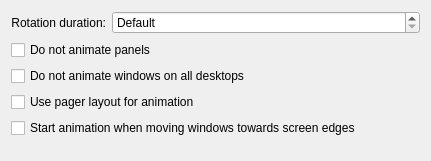
<?xml version="1.0" encoding="UTF-8"?>
<ui version="4.0">
 <class>KWin::CubeSlideEffectConfigForm</class>
 <widget class="QWidget" name="KWin::CubeSlideEffectConfigForm">
  <property name="geometry">
   <rect>
    <x>0</x>
    <y>0</y>
    <width>431</width>
    <height>161</height>
   </rect>
  </property>
  <layout class="QGridLayout" name="gridLayout">
   <item row="2" column="0" colspan="2">
    <widget class="QCheckBox" name="kcfg_DontSlideStickyWindows">
     <property name="text">
      <string>Do not animate windows on all desktops</string>
     </property>
    </widget>
   </item>
   <item row="5" column="0">
    <spacer name="verticalSpacer">
     <property name="orientation">
      <enum>Qt::Vertical</enum>
     </property>
     <property name="sizeHint" stdset="0">
      <size>
       <width>20</width>
       <height>40</height>
      </size>
     </property>
    </spacer>
   </item>
   <item row="0" column="1">
    <widget class="QSpinBox" name="kcfg_RotationDuration">
     <property name="sizePolicy">
      <sizepolicy hsizetype="Expanding" vsizetype="Fixed">
       <horstretch>0</horstretch>
       <verstretch>0</verstretch>
      </sizepolicy>
     </property>
     <property name="minimumSize">
      <size>
       <width>100</width>
       <height>0</height>
      </size>
     </property>
     <property name="specialValueText">
      <string comment="Duration of rotation">Default</string>
     </property>
     <property name="suffix">
      <string> msec</string>
     </property>
     <property name="maximum">
      <number>5000</number>
     </property>
     <property name="singleStep">
      <number>10</number>
     </property>
    </widget>
   </item>
   <item row="1" column="0" colspan="2">
    <widget class="QCheckBox" name="kcfg_DontSlidePanels">
     <property name="text">
      <string>Do not animate panels</string>
     </property>
    </widget>
   </item>
   <item row="0" column="0">
    <widget class="QLabel" name="label">
     <property name="text">
      <string>Rotation duration:</string>
     </property>
     <property name="alignment">
      <set>Qt::AlignRight|Qt::AlignTrailing|Qt::AlignVCenter</set>
     </property>
     <property name="buddy">
      <cstring>kcfg_RotationDuration</cstring>
     </property>
    </widget>
   </item>
   <item row="3" column="0" colspan="2">
    <widget class="QCheckBox" name="kcfg_UsePagerLayout">
     <property name="text">
      <string>Use pager layout for animation</string>
     </property>
    </widget>
   </item>
   <item row="4" column="0" colspan="2">
    <widget class="QCheckBox" name="kcfg_UseWindowMoving">
     <property name="text">
      <string>Start animation when moving windows towards screen edges</string>
     </property>
    </widget>
   </item>
  </layout>
 </widget>
 <tabstops>
  <tabstop>kcfg_RotationDuration</tabstop>
  <tabstop>kcfg_DontSlidePanels</tabstop>
  <tabstop>kcfg_DontSlideStickyWindows</tabstop>
 </tabstops>
 <resources/>
 <connections/>
</ui>
